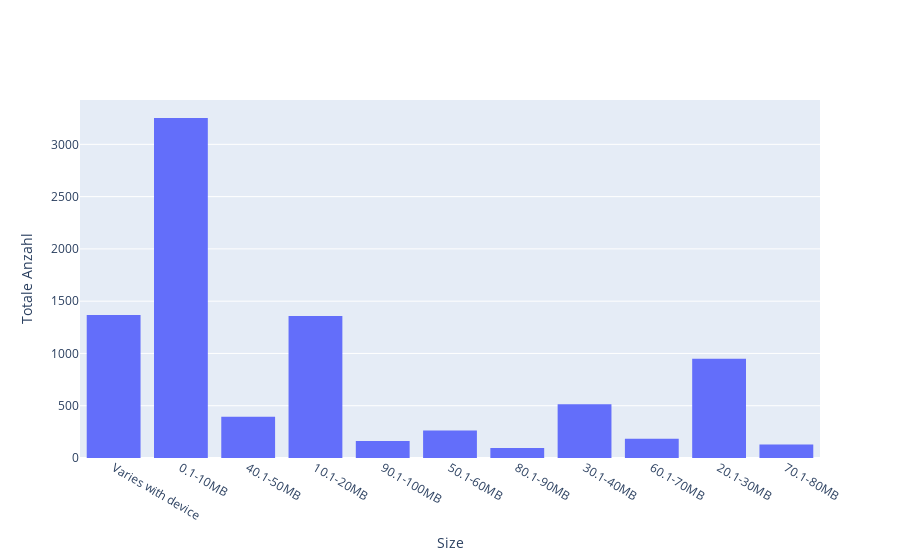

Notebook source saved alongside this figure:
### Code cell
data = [
    go.Histogram( x = X_train['Size'])
    ]

fig = go.Figure(data)
fig.update_xaxes(title_text='Size')
fig.update_yaxes(title_text='Totale Anzahl')
fig.show()

### Figure 1 — Plotly figure (JSON) as saved in the notebook; plotly's stock layout.template omitted (floating-point values rounded to 4 significant figures; data arrays with more than 128 entries replaced by an {"elided": "..."} marker saying what was removed)
{"data": [{"x": {"elided": "8672 str values"}, "type": "histogram"}], "layout": {"xaxis": {"title": {"text": "Size"}}, "yaxis": {"title": {"text": "Totale Anzahl"}}}}
